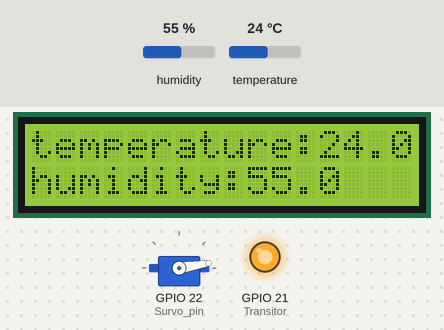
Recording of a program running on a simulated Raspberry Pi (BCM pin numbers). On the bench: 16×2 character LCD, servo, output pins drawn as LEDs (lit = HIGH). The inputs (shaded band) are chosen by the test bench; at power-on: temperature 24 °C, humidity 55 %. The clock reads 2024-03-15 10:24:30 at power-on unless the program sets it; the camera gives no picture and a still takes 0.5 s; the desktop window is not drawn, its controls go by their first labels and the mouse button is held 0.15 s; servo angles are drawn from the pulse width (0.5 ms = 0°, 2.5 ms = 180°); pins used as bus, display or sensor lines are not drawn; what the program prints to the terminal is not drawn.

Above: at 15.2 s.
15.3 s: temperature set to 12 °C
At 22.7 s:
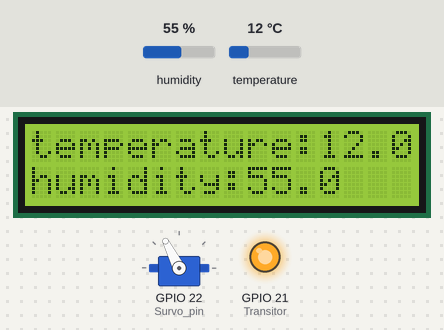
27.8 s: temperature set to 9 °C
At 42.7 s:
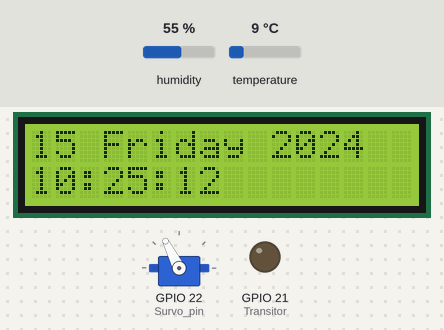
55.8 s: humidity set to 78 %
At 65.7 s:
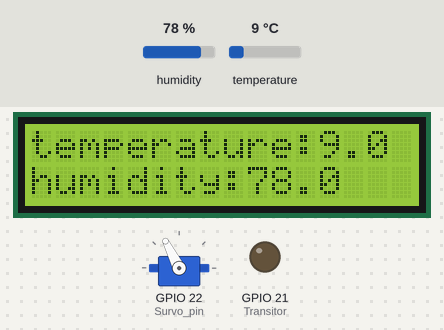
68.3 s: humidity set to 81 %
At 79.6 s:
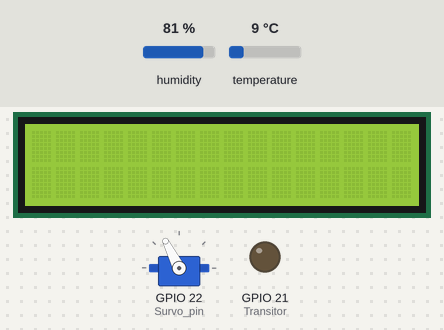
Timing chart, 0 to 81.1 s (numbered marks = the images above; inputs shaded):
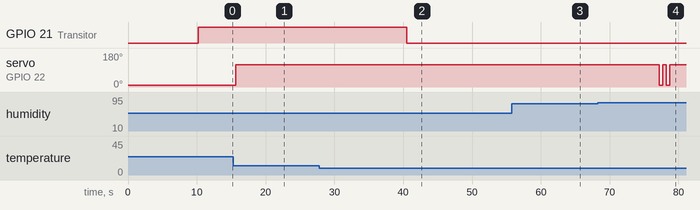

The program:

combine.py
```python
import RPi.GPIO as GPIO
import os
import socket
import fcntl
import struct
import time
from time import gmtime, strftime
import Adafruit_DHT
import picamera as pic
import time
from tkinter import *


GPIO.setwarnings(False)
GPIO.setmode(GPIO.BCM)

# LCD
LCD_RS = 7
LCD_E  = 8
LCD_D4 = 25
LCD_D5 = 24
LCD_D6 = 23
LCD_D7 = 18
LCD_WIDTH = 16
LCD_CHR = True
LCD_CMD = False
LCD_LINE_1 = 0x80
LCD_LINE_2 = 0xC0
E_PULSE = 0.0005
E_DELAY = 0.0005

# DHT11
sensor = Adafruit_DHT.DHT11
Celsius_pin = 27

# PAN
Transitor = 21
GPIO.setup(Transitor, GPIO.OUT)
GPIO.output(Transitor, GPIO.LOW)

# MOTOR
Survo_pin = 22
state = 0  # state == 1 -> ON, state == 0 -> OFF
GPIO.setup(Survo_pin, GPIO.OUT)
servoPWM = GPIO.PWM(Survo_pin, 50)
servoPWM.start(0)

# Data
Valid_temp = 10
Valid_humi = 80


def cel():
    humidity, temperature = Adafruit_DHT.read_retry(sensor, Celsius_pin)
#         print("Temp : {0:0.1f} C Humidity : {1:0.1f} %".format(temperature, humidity))
    print("temperature:" + str(temperature))
    print("humidity: " + str(humidity))
#     time.sleep(500)
    return humidity, temperature

def lcdon():
  GPIO.setwarnings(False)
  GPIO.setmode(GPIO.BCM)       # Use BCM GPIO numbers
  GPIO.setup(LCD_E, GPIO.OUT)  # E
  GPIO.setup(LCD_RS, GPIO.OUT) # RS
  GPIO.setup(LCD_D4, GPIO.OUT) # DB4
  GPIO.setup(LCD_D5, GPIO.OUT) # DB5
  GPIO.setup(LCD_D6, GPIO.OUT) # DB6
  GPIO.setup(LCD_D7, GPIO.OUT) # DB7

  lcd_init()

def printDateTime():
  textDate = strftime("%d %A %Y", gmtime())
  textTime = strftime("%H:%M:%S", gmtime())
  lcd_string(textDate,LCD_LINE_1)
  lcd_string(textTime,LCD_LINE_2)
  return

def lcd_init():
  # Initialise display
  lcd_byte(0x33,LCD_CMD) # 110011 Initialise
  lcd_byte(0x32,LCD_CMD) # 110010 Initialise
  lcd_byte(0x06,LCD_CMD) # 000110 Cursor move direction
  lcd_byte(0x0C,LCD_CMD) # 001100 Display On,Cursor Off, Blink Off
  lcd_byte(0x28,LCD_CMD) # 101000 Data length, number of lines, font size
  lcd_byte(0x01,LCD_CMD) # 000001 Clear display
  time.sleep(E_DELAY)

def lcd_byte(bits, mode):
  # Send byte to data pins
  # bits = data
  # mode = True  for character
  #        False for command

  GPIO.output(LCD_RS, mode) # RS

  # High bits
  GPIO.output(LCD_D4, False)
  GPIO.output(LCD_D5, False)
  GPIO.output(LCD_D6, False)
  GPIO.output(LCD_D7, False)
  if bits&0x10==0x10:
    GPIO.output(LCD_D4, True)
  if bits&0x20==0x20:
    GPIO.output(LCD_D5, True)
  if bits&0x40==0x40:
    GPIO.output(LCD_D6, True)
  if bits&0x80==0x80:
    GPIO.output(LCD_D7, True)

  # Toggle 'Enable' pin
  lcd_toggle_enable()

  # Low bits
  GPIO.output(LCD_D4, False)
  GPIO.output(LCD_D5, False)
  GPIO.output(LCD_D6, False)
  GPIO.output(LCD_D7, False)
  if bits&0x01==0x01:
    GPIO.output(LCD_D4, True)
  if bits&0x02==0x02:
    GPIO.output(LCD_D5, True)
  if bits&0x04==0x04:
    GPIO.output(LCD_D6, True)
  if bits&0x08==0x08:
    GPIO.output(LCD_D7, True)

  # Toggle 'Enable' pin
  lcd_toggle_enable()

def lcd_toggle_enable():
  # Toggle enable
  time.sleep(E_DELAY)
  GPIO.output(LCD_E, True)
  time.sleep(E_PULSE)
  GPIO.output(LCD_E, False)
  time.sleep(E_DELAY)

def lcd_string(message,line):
  # Cast to string
  message = str(message)
  # Send string to display
  message = message.ljust(LCD_WIDTH," ")

  lcd_byte(line, LCD_CMD)

  for i in range(LCD_WIDTH):
    lcd_byte(ord(message[i]),LCD_CHR)

def lcd_on(hum, temp):
  try:
    main(hum,temp)
  except KeyboardInterrupt:
    pass
while True:
    lcdon()
    h, t = cel()
    # Display date and time
    index = 0
    while index < 5:
      printDateTime()
      time.sleep(1)
      index += 1
#      Display text file
#     file=open('Hello.txt','r')
#     text=file.read()
    lcd_string("temperature:"+str(t),LCD_LINE_1)
    lcd_string("humidity:"+str(h),LCD_LINE_2)
#     file.close()
    time.sleep(3)
    print("fan loading...")
    if t > Valid_temp:
        time.sleep(1)
        GPIO.output(Transitor, GPIO.HIGH)
        time.sleep(5)
    elif t <= Valid_temp:
        GPIO.output(Transitor, GPIO.LOW)

    if state == 0 and h < Valid_humi:
      servoPWM.ChangeDutyCycle(3)
      time.sleep(0.5)
      servoPWM.ChangeDutyCycle(9)
      time.sleep(0.5)
      state = 1
    elif state == 1 and h >= Valid_humi:
      servoPWM.ChangeDutyCycle(3)
      time.sleep(0.5)
      servoPWM.ChangeDutyCycle(9)
      time.sleep(0.5)
      servoPWM.ChangeDutyCycle(3)
      time.sleep(0.5)
      servoPWM.ChangeDutyCycle(9)
      time.sleep(0.5)
      state = 0
```

Measured:
- the behaviour switches between 11 and 10 °C on temperature (found by bisection; images 1 and 2)
- the behaviour switches between 79 and 80 % on humidity (found by bisection; images 3 and 4)
- after the input at 27.8 s, GPIO 21 (Transitor): HIGH → LOW after 12.7 s
- after the input at 68.3 s, servo on GPIO 22 (Survo_pin): alternates 117° for 0.50 s and 9° for 0.50 s, 4 changes in all, then stays 117°, starting after 8.9 s
- what the display in image 2 shows lasts 1.2 s, from 42.2 s to 43.4 s
- what the display in image 3 shows lasts 3.1 s, from 65.0 s to 68.1 s
- what the display in image 4 shows lasts 0.6 s, from 79.2 s to 79.8 s
